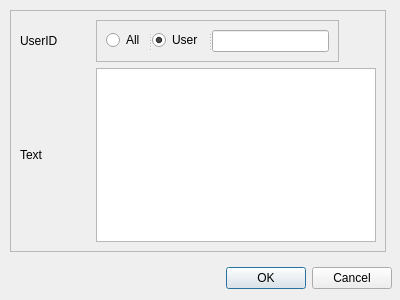
<?xml version="1.0" encoding="UTF-8"?>
<ui version="4.0">
 <class>addannouncement</class>
 <widget class="QWidget" name="addannouncement">
  <property name="geometry">
   <rect>
    <x>0</x>
    <y>0</y>
    <width>400</width>
    <height>300</height>
   </rect>
  </property>
  <property name="windowTitle">
   <string>Form</string>
  </property>
  <widget class="QFrame" name="frame_airport">
   <property name="geometry">
    <rect>
     <x>10</x>
     <y>10</y>
     <width>376</width>
     <height>242</height>
    </rect>
   </property>
   <property name="frameShape">
    <enum>QFrame::StyledPanel</enum>
   </property>
   <property name="frameShadow">
    <enum>QFrame::Raised</enum>
   </property>
   <layout class="QGridLayout" name="gridLayout">
    <item row="0" column="0">
     <widget class="QLabel" name="label_6">
      <property name="sizePolicy">
       <sizepolicy hsizetype="Preferred" vsizetype="Fixed">
        <horstretch>0</horstretch>
        <verstretch>0</verstretch>
       </sizepolicy>
      </property>
      <property name="minimumSize">
       <size>
        <width>70</width>
        <height>0</height>
       </size>
      </property>
      <property name="maximumSize">
       <size>
        <width>100</width>
        <height>16777215</height>
       </size>
      </property>
      <property name="text">
       <string>UserID</string>
      </property>
     </widget>
    </item>
    <item row="1" column="0">
     <widget class="QLabel" name="label_7">
      <property name="sizePolicy">
       <sizepolicy hsizetype="Preferred" vsizetype="Fixed">
        <horstretch>0</horstretch>
        <verstretch>0</verstretch>
       </sizepolicy>
      </property>
      <property name="minimumSize">
       <size>
        <width>70</width>
        <height>0</height>
       </size>
      </property>
      <property name="maximumSize">
       <size>
        <width>100</width>
        <height>16777215</height>
       </size>
      </property>
      <property name="text">
       <string>Text</string>
      </property>
     </widget>
    </item>
    <item row="1" column="2">
     <widget class="QTextEdit" name="textEdit"/>
    </item>
    <item row="0" column="2">
     <widget class="QFrame" name="status">
      <property name="minimumSize">
       <size>
        <width>116</width>
        <height>0</height>
       </size>
      </property>
      <property name="maximumSize">
       <size>
        <width>243</width>
        <height>60</height>
       </size>
      </property>
      <property name="frameShape">
       <enum>QFrame::StyledPanel</enum>
      </property>
      <property name="frameShadow">
       <enum>QFrame::Raised</enum>
      </property>
      <layout class="QHBoxLayout" name="horizontalLayout">
       <item>
        <widget class="QSplitter" name="sta">
         <property name="orientation">
          <enum>Qt::Horizontal</enum>
         </property>
         <widget class="QRadioButton" name="all">
          <property name="maximumSize">
           <size>
            <width>16777215</width>
            <height>20</height>
           </size>
          </property>
          <property name="text">
           <string>All</string>
          </property>
         </widget>
         <widget class="QRadioButton" name="user">
          <property name="maximumSize">
           <size>
            <width>16777215</width>
            <height>20</height>
           </size>
          </property>
          <property name="text">
           <string>User</string>
          </property>
          <property name="checked">
           <bool>true</bool>
          </property>
         </widget>
         <widget class="QLineEdit" name="lineEdit"/>
        </widget>
       </item>
      </layout>
     </widget>
    </item>
   </layout>
  </widget>
  <widget class="QDialogButtonBox" name="buttonBox">
   <property name="geometry">
    <rect>
     <x>4</x>
     <y>262</y>
     <width>388</width>
     <height>32</height>
    </rect>
   </property>
   <property name="standardButtons">
    <set>QDialogButtonBox::Cancel|QDialogButtonBox::Ok</set>
   </property>
  </widget>
 </widget>
 <resources/>
 <connections/>
</ui>
